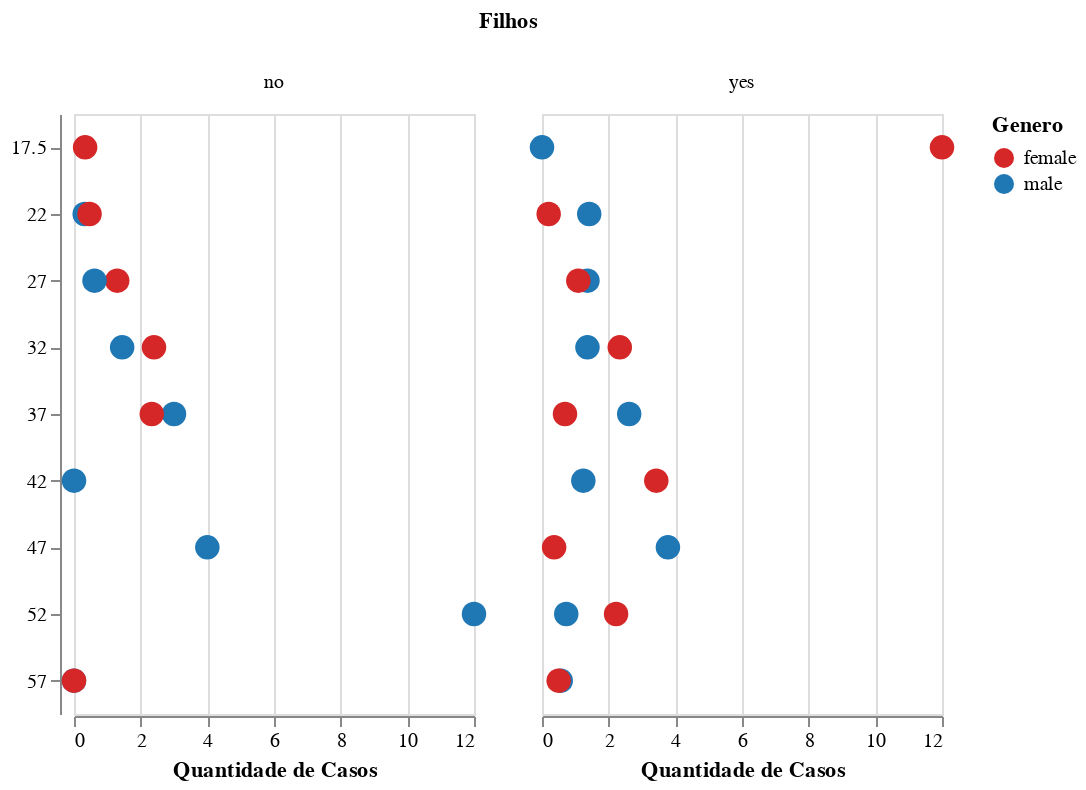

The cell this chart's notebook holds for it:
### Code cell
# Gráfico 2
chart2 = alt.Chart(source).mark_circle(size=150).encode(
    column='Filhos',
    y=alt.Y('Idade:N', axis=alt.Axis(title=None)),
    x=alt.X('mean(Casos):Q', axis=alt.Axis(title='Quantidade de Casos')),
    color=alt.Color(
        'Genero:N', 
        scale=alt.Scale(
        domain=['female', 'male'],
        range=['#D62728', '#1F77B4']
        )
    ),
    tooltip=['Idade:N', 'Genero:N', 'mean(Casos):Q']
).interactive().properties(
    width = 200,
    height = 300,
)
chart2

### Figure 1 — Vega-Lite specification as saved in the notebook (floating-point values rounded to 4 significant figures; data arrays with more than 128 entries replaced by an {"elided": "..."} marker saying what was removed)
{"config": {"view": {"continuousWidth": 400, "continuousHeight": 300}}, "data": {"name": "data-1fc1514a7c668f29fc82d45738156234"}, "mark": {"type": "circle", "size": 150}, "encoding": {"color": {"field": "Genero", "scale": {"domain": ["female", "male"], "range": ["#D62728", "#1F77B4"]}, "type": "nominal"}, "column": {"field": "Filhos", "type": "nominal"}, "tooltip": [{"field": "Idade", "type": "nominal"}, {"field": "Genero", "type": "nominal"}, {"aggregate": "mean", "field": "Casos", "type": "quantitative"}], "x": {"aggregate": "mean", "axis": {"title": "Quantidade de Casos"}, "field": "Casos", "type": "quantitative"}, "y": {"axis": {"title": null}, "field": "Idade", "type": "nominal"}}, "height": 300, "selection": {"selector002": {"type": "interval", "bind": "scales", "encodings": ["x", "y"]}}, "width": 200, "$schema": "https://vega.github.io/schema/vega-lite/v4.17.0.json", "datasets": {"data-1fc1514a7c668f29fc82d45738156234": {"elided": "601 records"}}}
